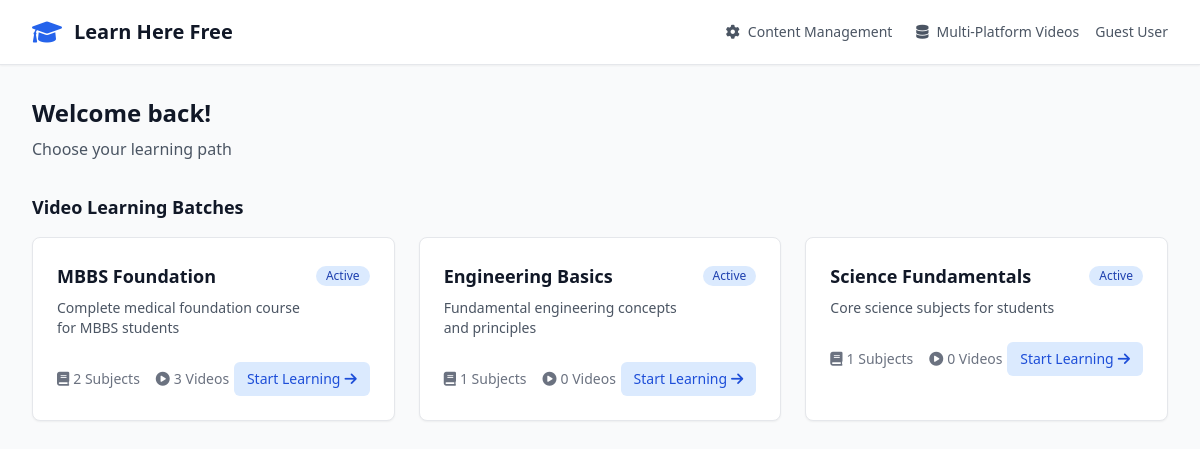
The page / on the database its author committed.
### tables this page shows
CREATE TABLE batches (
    id VARCHAR(50) PRIMARY KEY,
    name VARCHAR(255) NOT NULL,
    description TEXT,
    order_index INTEGER DEFAULT 0,
    is_active INTEGER DEFAULT 1,
    created_at DATETIME DEFAULT CURRENT_TIMESTAMP
);

### includes/functions.php (called while the page is built, shortened)
<?php
function getAllBatches() {
    global $pdo;
    $stmt = $pdo->prepare("SELECT * FROM batches WHERE is_active = 1 ORDER BY order_index, created_at DESC");
    $stmt->execute();
    return $stmt->fetchAll();
}
function getSubjectCount($batchId) {
    global $pdo;
    $stmt = $pdo->prepare("SELECT COUNT(*) FROM subjects WHERE batch_id = ? AND is_active = 1");
    $stmt->execute([$batchId]);
    return $stmt->fetchColumn();
}
function getVideoCount($batchId) {
    global $pdo;
    $stmt = $pdo->prepare("SELECT COUNT(*) FROM videos WHERE batch_id = ? AND is_active = 1");
    $stmt->execute([$batchId]);
    return $stmt->fetchColumn();
}
?>

### index.php (the view, shortened to what this page needs)
<?php
require_once 'config/database.php';
require_once 'includes/functions.php';
$batches = getAllBatches();
?>
<!DOCTYPE html>
<html lang="en">
<head>
    <link href="https://cdn.jsdelivr.net/npm/tailwindcss@2.2.19/dist/tailwind.min.css" rel="stylesheet">
    <link href="https://cdnjs.cloudflare.com/ajax/libs/font-awesome/6.0.0/css/all.min.css" rel="stylesheet">
</head>
<body class="min-h-screen bg-gray-50">
    <header class="bg-white shadow-sm border-b">
        <div class="max-w-7xl mx-auto px-4 sm:px-6 lg:px-8">
            <div class="flex justify-between items-center h-16">
                <div class="flex items-center">
                    <i class="fas fa-graduation-cap text-blue-600 text-2xl mr-3"></i>
                    <h1 class="text-xl font-semibold text-gray-900">Learn Here Free</h1>
                </div>
                <div class="flex items-center space-x-4">
                    <nav class="hidden md:flex items-center space-x-6">
                        <a href="admin/" class="flex items-center space-x-2 text-gray-600 hover:text-gray-900 transition-colors">
                            <i class="fas fa-cog text-sm"></i>
                            <span class="text-sm font-medium">Content Management</span>
                        </a>
                        <a href="multi-video.php" class="flex items-center space-x-2 text-gray-600 hover:text-gray-900 transition-colors">
                            <i class="fas fa-database text-sm"></i>
                            <span class="text-sm font-medium">Multi-Platform Videos</span>
                        </a>
                    </nav>
                    <div class="flex items-center space-x-3">
                        <div class="text-sm text-gray-600">
                            <span>Guest User</span>
                        </div>
                    </div>
                </div>
            </div>
        </div>
    </header>
    <main class="max-w-7xl mx-auto px-4 sm:px-6 lg:px-8 py-8">
        <div class="mb-8">
            <div class="flex justify-between items-start mb-4">
                <div>
                    <h2 class="text-2xl font-bold text-gray-900 mb-2">Welcome back!</h2>
                    <p class="text-gray-600">Choose your learning path</p>
                </div>
            </div>
        </div>
        <div class="mb-4">
            <h3 class="text-lg font-semibold text-gray-900 mb-4">Video Learning Batches</h3>
        </div>
        <?php if (!empty($batches)): ?>
            <div class="grid grid-medium gap-6">
                <?php foreach ($batches as $batch): ?>
                    <div class="bg-white rounded-lg shadow-sm border border-gray-200 card-hover">
                        <div class="p-6">
                            <div class="flex items-start justify-between mb-3">
                                <div class="flex-1">
                                    <h3 class="text-lg font-semibold text-gray-900 mb-2">
                                        <?php echo htmlspecialchars($batch['name']); ?>
                                    </h3>
                                    <?php if (!empty($batch['description'])): ?>
                                        <p class="text-gray-600 text-sm mb-3">
                                            <?php echo htmlspecialchars($batch['description']); ?>
                                        </p>
                                    <?php endif; ?>
                                </div>
                                <div class="ml-3">
                                    <span class="inline-flex items-center px-2.5 py-0.5 rounded-full text-xs font-medium bg-blue-100 text-blue-800">
                                        Active
                                    </span>
                                </div>
                            </div>
                            <div class="flex items-center justify-between">
                                <div class="flex items-center space-x-4 text-sm text-gray-500">
                                    <span class="flex items-center">
                                        <i class="fas fa-book mr-1"></i>
                                        <?php echo getSubjectCount($batch['id']); ?> Subjects
                                    </span>
                                    <span class="flex items-center">
                                        <i class="fas fa-play-circle mr-1"></i>
                                        <?php echo getVideoCount($batch['id']); ?> Videos
                                    </span>
                                </div>
                                <a href="batch.php?id=<?php echo $batch['id']; ?>"
                                   class="inline-flex items-center px-3 py-2 border border-transparent text-sm leading-4 font-medium rounded-md text-blue-700 bg-blue-100 hover:bg-blue-200 transition-colors">
                                    Start Learning
                                    <i class="fas fa-arrow-right ml-1"></i>
                                </a>
                            </div>
                        </div>
                    </div>
                <?php endforeach; ?>
            </div>
        <?php endif; ?>
    </main>
</body>
</html>

### index.php (style rules this page uses)
.grid-medium { grid-template-columns: repeat(auto-fill, minmax(300px, 1fr)); }
.card-hover { transition: all 0.3s ease; }

### rows shown on the page
batches: name "MBBS Foundation", description "Complete medical foundation course for MBBS students", id "2", id "3"
batches: name "Engineering Basics", description "Fundamental engineering concepts and principles", id "1", id "0"
batches: name "Science Fundamentals", description "Core science subjects for students", id "1", id "0"
